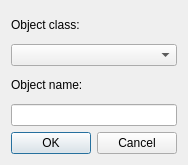
<ui version="4.0" >
 <class>Tasks_objectDialog</class>
 <widget class="QDialog" name="Tasks_objectDialog" >
  <property name="geometry" >
   <rect>
    <x>0</x>
    <y>0</y>
    <width>184</width>
    <height>165</height>
   </rect>
  </property>
  <property name="focusPolicy" >
   <enum>Qt::TabFocus</enum>
  </property>
  <property name="windowTitle" >
   <string>Dialog</string>
  </property>
  <layout class="QGridLayout" name="gridLayout" >
   <item row="0" column="0" >
    <widget class="QLabel" name="label" >
     <property name="text" >
      <string>Object class:</string>
     </property>
    </widget>
   </item>
   <item row="1" column="0" >
    <widget class="QComboBox" name="classComboBox" />
   </item>
   <item row="2" column="0" >
    <widget class="QLabel" name="label_2" >
     <property name="text" >
      <string>Object name:</string>
     </property>
    </widget>
   </item>
   <item row="3" column="0" >
    <widget class="QLineEdit" name="name" />
   </item>
   <item row="4" column="0" >
    <widget class="QDialogButtonBox" name="buttonBox" >
     <property name="orientation" >
      <enum>Qt::Horizontal</enum>
     </property>
     <property name="standardButtons" >
      <set>QDialogButtonBox::Cancel|QDialogButtonBox::Ok</set>
     </property>
    </widget>
   </item>
  </layout>
 </widget>
 <resources/>
 <connections>
  <connection>
   <sender>buttonBox</sender>
   <signal>accepted()</signal>
   <receiver>Tasks_objectDialog</receiver>
   <slot>accept()</slot>
   <hints>
    <hint type="sourcelabel" >
     <x>248</x>
     <y>254</y>
    </hint>
    <hint type="destinationlabel" >
     <x>157</x>
     <y>274</y>
    </hint>
   </hints>
  </connection>
  <connection>
   <sender>buttonBox</sender>
   <signal>rejected()</signal>
   <receiver>Tasks_objectDialog</receiver>
   <slot>reject()</slot>
   <hints>
    <hint type="sourcelabel" >
     <x>316</x>
     <y>260</y>
    </hint>
    <hint type="destinationlabel" >
     <x>286</x>
     <y>274</y>
    </hint>
   </hints>
  </connection>
 </connections>
</ui>
